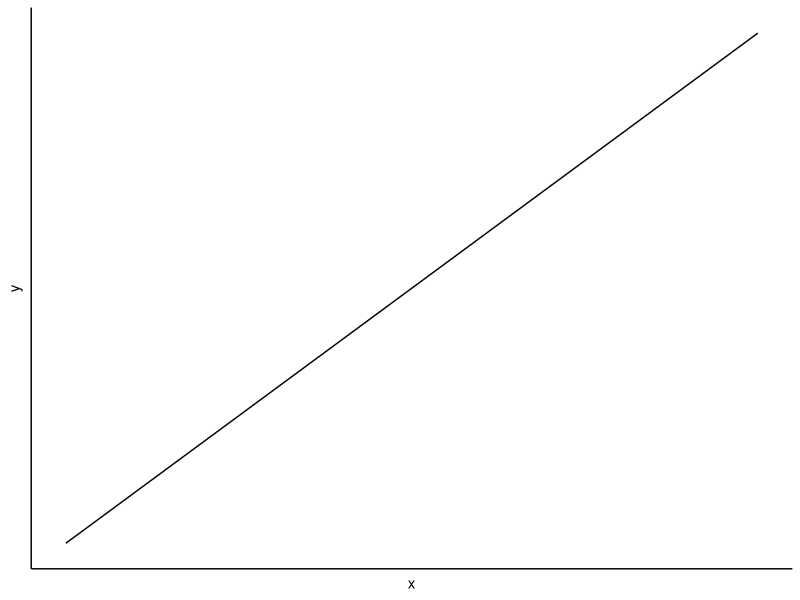
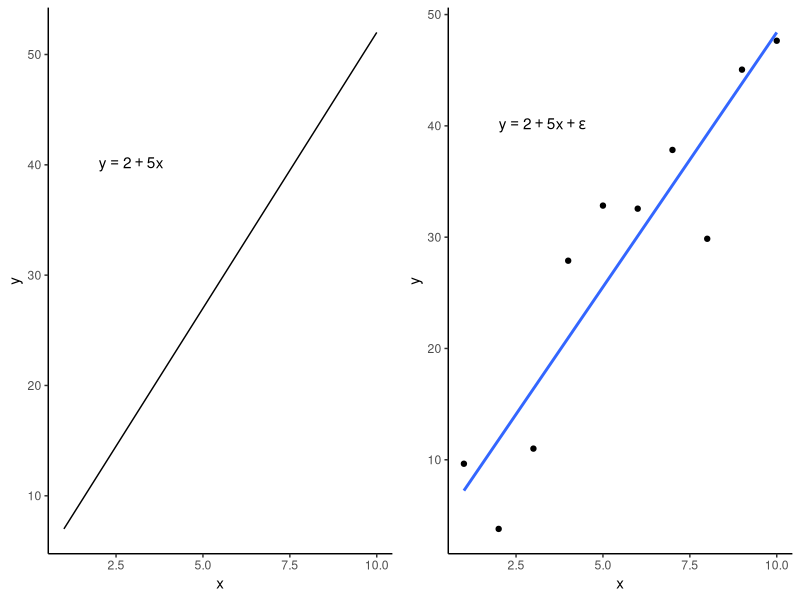
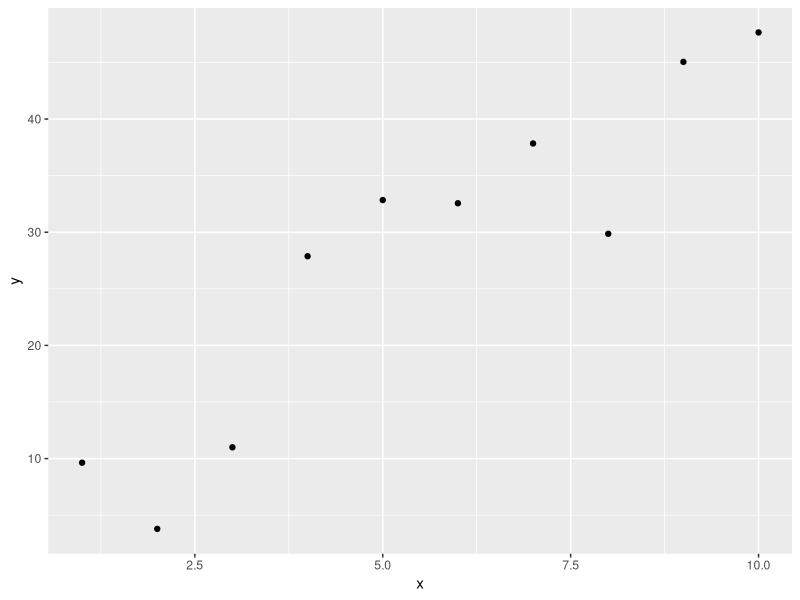
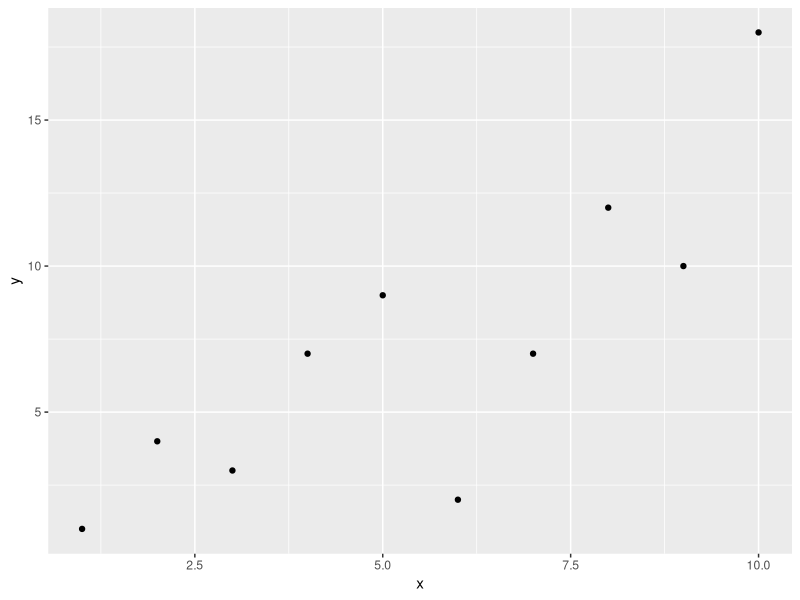
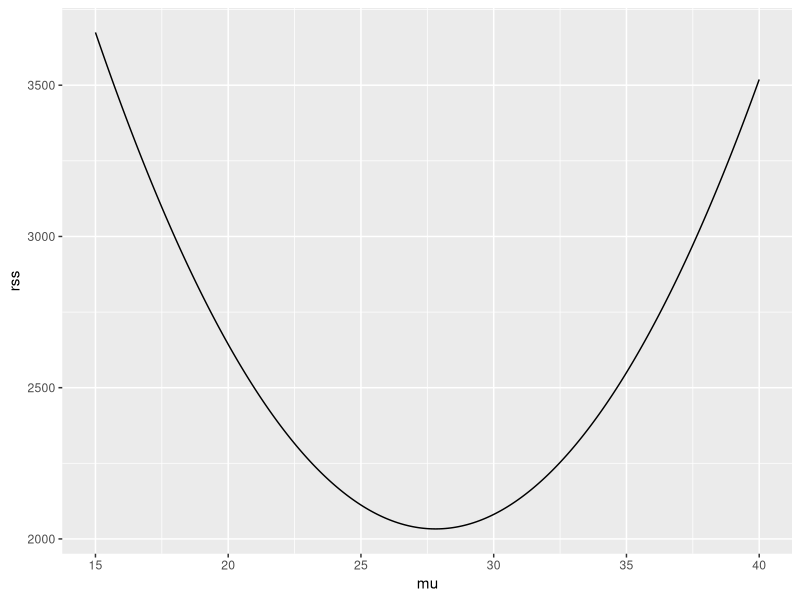
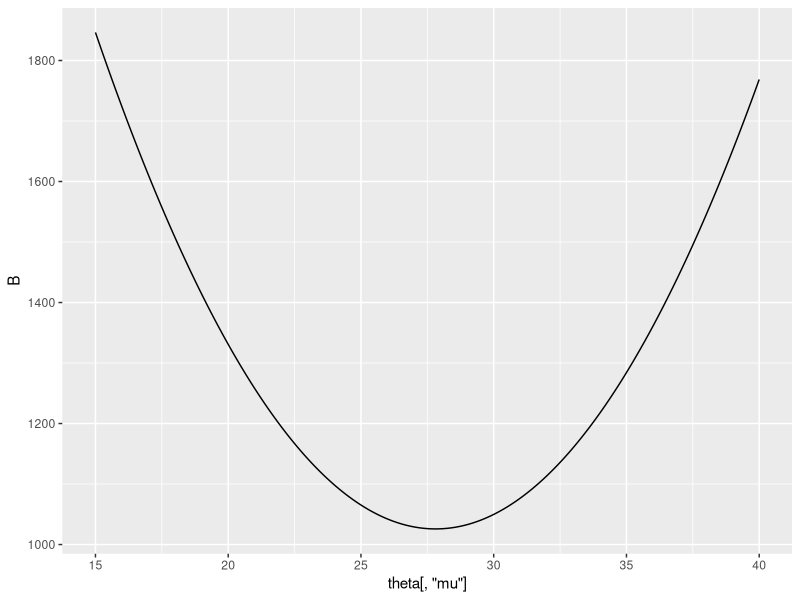
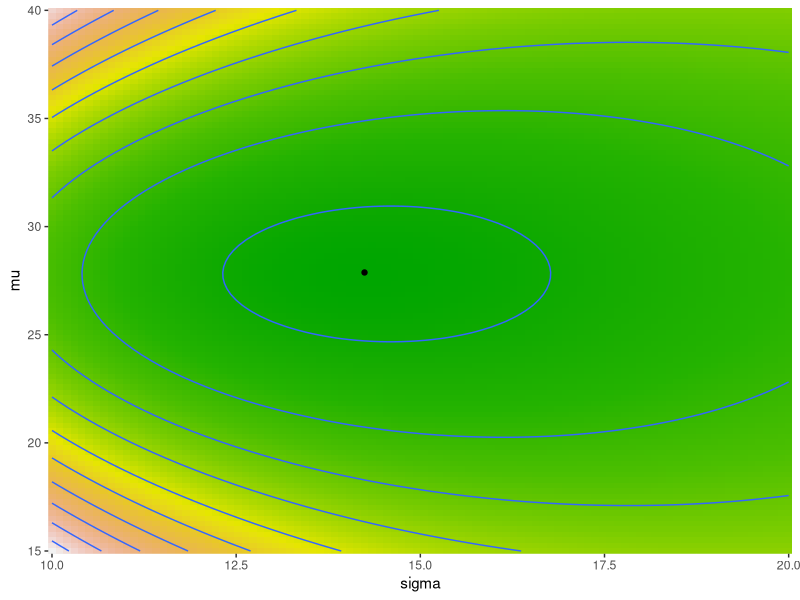

Here is the R script that generated these plots, in order: (Note: this script raises an error after producing the figures.)
## ---- chunk 1
knitr::opts_chunk$set(echo = TRUE)
## ---- chunk 2
library(tidyverse) #for data wrangling and plotting
library(gganimate) #for animations
library(gridExtra) #for additional plotting routines
## ---- chunk 3
x=1:10
y=2+5*x
ggplot(data=NULL, aes(y=y, x=x)) + geom_line() + theme_classic() +
    theme(axis.text=element_blank(), axis.ticks=element_blank())
## ---- chunk 4
set.seed(234)
x=1:10
y=2+5*x
y1=2+5*x + rnorm(10,0,4) 
g1=ggplot(data=NULL, aes(y=y, x=x)) + geom_line() + theme_classic() +
    annotate(geom='text', y=40, x=2, label=expression(y==2+5*x), parse=TRUE, hjust=0)
g2=ggplot(data=NULL, aes(y=y1, x=x)) + geom_point() + geom_smooth(method='lm', se=FALSE) + theme_classic() +
    annotate(geom='text', y=40, x=2, label=expression(y==2+5*x+epsilon), parse=TRUE, hjust=0) +
    scale_y_continuous('y')
grid.arrange(g1, g2, nrow=1)
## ---- chunk 5
set.seed(234)
dat = data.frame(x=1:10) %>%
    mutate(y = round(2 + 5*x + rnorm(10, 0, 4), 2))
dat
ggplot(data=dat) + geom_point(aes(y=y, x=x))
## ---- chunk 6
mean(dat$y)
var(dat$y)
sd(dat$y)
## ---- chunk 7
set.seed(123)
beta = c(2, 1.20)
beta=log(beta)
n = 10
dat2 = data.frame(x=seq(1,10,len=n)) %>%
    mutate(y = rpois(n, lambda=exp(beta[1] + beta[2]*x)))
dat2
ggplot(data=dat2) + geom_point(aes(y=y, x=x)) 
## ---- chunk 8
mu = seq(15,40,len=1000)
rss = vector('numeric', length(mu))
for (i in 1:length(mu)) {
    rss[i] = sum((dat$y - mu[i])^2)
}
mu[which(rss==min(rss))]
ggplot(data=NULL) + geom_line(aes(y=rss, x=mu))
## ---- chunk 9
## Generate the single column matrix of 1s
X = cbind(rep(1,length(dat$y)))
## perform the matrix multiplications to solve for beta
## beta = (X'X)^-1 X'Y
beta = solve(t(X) %*% X) %*% t(X) %*% dat$y
beta
## ---- chunk 10
dat
## ---- chunk 11
## Generate the model matrix
X = model.matrix(~x, data=dat)
## Solve for beta
beta = solve(t(X) %*% X) %*% t(X) %*% dat$y
beta
## ---- chunk 12
lm(y~x, data=dat)
## ---- chunk 13
dat$y
## ---- chunk 14
LL.gaus = function(theta, x) {
    m=theta[1]
    s=theta[2]
    ll = -(length(x)/2)*(log(2*pi*s^2)) + (-1/(2*s^2)) * sum((x-m)^2)
    ##OR
    ## ll = sum(dnorm(x, mean=m, sd=s, log=TRUE))
    return(-ll)
}
## ---- chunk 15
mu = seq(15,40,len=1000)
theta=cbind(mu=mu,sigma=1)
B=apply(theta, 1, LL.gaus, dat$y)
theta[which(B==min(B)),]
ggplot(data=NULL) + geom_line(aes(y=B, x=theta[,'mu']))
## ---- chunk 16
mu = seq(15,40,len=100)
sigma=seq(10,20,len=100)
theta = expand.grid(mu=mu, sigma=sigma)
theta$LL=apply(theta, 1, LL.gaus, x=dat$y)
ggplot(data=theta,aes(y=mu, x=sigma, fill=LL)) +
    geom_tile(show.legend=FALSE) + geom_contour(aes(z=LL)) +
    geom_point(data=theta[which(theta$LL==min(theta$LL)),], aes(y=mu, x=sigma), fill='black') +
    scale_fill_gradientn(colors=terrain.colors(12)) +
    scale_x_continuous(expand=c(0,0)) +
    scale_y_continuous(expand=c(0,0))
theta[which(theta$LL==min(theta$LL)),]
## ---- chunk 17
get.optim.NM <- function(X.vert, params.init, objective.fn, iter.max=250, abs.tol=0.0001, x, control=list(fnscale=1,refl=1,expan=2,contr=-0.5,shrink=0.5))
{
                                        # input dimension
    X.len <- length(params.init)
                                        # initialize controls before iterations of searching
    iter <- 0; not.converged <- 1; not.max.iter <- 1
    X.optim <- params.init; f_X.optim <- control$fnscale*objective.fn(X.optim, x=x)
                                        # while loop, iterations
    while (not.converged & not.max.iter)
    {
                                        # get values at vertices
        f_X.vert <- control$fnscale*apply(X = X.vert, MARGIN = 1, FUN = objective.fn, x) 
                                        # order ascending X.vert and f(X.vert), by f(X.vert)
        X.order <- sort(f_X.vert, index.return = TRUE)$ix
        X.vert <- X.vert[X.order, ]
        f_X.vert <- f_X.vert[X.order]
                                        # get centroid (mean on each dimension) of all points except the worst
        X.centr <- apply(X = X.vert[1:X.len, ], MARGIN = 2, FUN = mean)
                                        # get reflected point
        X.refl <- X.centr + control$refl*(X.centr - X.vert[X.len+1, ])
        f_X.refl <- control$fnscale*objective.fn(X.refl,x)
        if ((f_X.vert[1] <= f_X.refl) & (f_X.refl < f_X.vert[X.len]))
        { 
                                        # if the reflected point is better than the second worst, but not better than the best...
                                        # ... then obtain a new simplex by replacing the worst point with the reflected point
            X.vert[X.len+1, ] <- X.refl 
        } else if (f_X.refl < f_X.vert[1]) {
                                        # if the reflected point is the best point so far
                                        # ... then compute the expanded point
            X.expan <- X.centr + control$expan*(X.centr - X.vert[X.len+1, ])
            f_X.expan <- control$fnscale*objective.fn(X.expan,x)
                                        # ... if the expanded point is better than the reflected point
            if (f_X.expan < f_X.refl)
            {
                                        # ... then obtain a new simplex by replacing the worst point with the expanded point
                X.vert[X.len+1, ] <- X.expan   
            } else {
                                        # ... else obtain a new simplex by replacing the worst point with the reflected point
                X.vert[X.len+1, ] <- X.refl
            }
        } else {
                                        # ... reflected point is not better than second worst
                                        # ... then compute the contracted point
            X.contr <- X.centr + control$contr*(X.centr - X.vert[X.len+1, ])
            f_X.contr <- control$fnscale*objective.fn(X.contr,x)
                                        # ... if the contracted point is better than the worst point
            if (f_X.contr < f_X.vert[X.len+1])
            {
                                        # ... then obtain a new simplex by replacing the worst point with the contracted point
                X.vert[X.len+1, ] <- X.contr
            } else {
                                        # ... shrink the simplex: X = X1 + coef.shrink(X-X1)
                X.vert <- sweep(control$shrink*sweep(X.vert, 2, X.vert[1, ], FUN = "-"), 2, X.vert[1, ], FUN="+")
            }    
        }
                                        # get values at vertices
        f_X.vert <- control$fnscale*apply(X = X.vert, MARGIN = 1, FUN = objective.fn, x) 
                                        # order asc X.vert and f(X.vert)
        X.order <- sort(f_X.vert, index.return = TRUE)$ix
        X.vert <- X.vert[X.order, ]
        f_X.vert <- f_X.vert[X.order]   
                                        # update controls
        iter <- iter + 1 
        not.max.iter <- (iter < iter.max)*1
        not.converged <- (abs(control$fnscale*objective.fn(X.vert[X.len, ],x)- control$fnscale*objective.fn(X.vert[1, ],x)) > abs.tol)*1
        
        X.optim <- X.vert[1, ]; f_X.optim <- control$fnscale*objective.fn(X.optim,x)
    }
    return(list(X.optim=X.optim, f_X.optim=f_X.optim, X.vert=X.vert, iter=iter))   
}
## ---- chunk 18
## Starting values at the center of the vectices
params.init=c(mu=20, sigma=12)
d.mu=0.5
d.sigma=0.3
simplex = rbind(Vertex1=params.init + c(d.mu,d.sigma),
                Vertex2=params.init + c(-d.mu,d.sigma),
                Vertex3=params.init + c(-d.mu,-d.sigma)) %>%
    data.frame
base.plot = ggplot(data=theta,aes(y=mu, x=sigma)) +
    geom_tile(aes(fill=LL), show.legend=FALSE) + geom_contour(aes(z=LL)) +
    scale_fill_gradientn(colors=terrain.colors(12)) +
    scale_x_continuous(expand=c(0,0)) +
    scale_y_continuous(expand=c(0,0))

newdata =vector('list', 15)
a=get.optim.NM(X.vert=as.matrix(simplex), params.init, objective.fn=LL.gaus, x=dat$y, iter.max=1, control=list(fnscale=1,refl=1,expan=2,contr=-0.5,shrink=0.5))
newdata[[1]] =data.frame(a$X.vert)
for (i in 2:15) {
    a=get.optim.NM(X.vert=a$X.vert, params.init=a$X.optim, objective.fn=LL.gaus, x=dat$y, iter.max=1, control=list(fnscale=1,refl=1,expan=2,contr=-0.5,shrink=0.5))
    newdata[[i]] = data.frame(a$X.vert)
}
newdata = bind_rows(newdata, .id='Iter') %>% mutate(Iter=factor(Iter, levels=unique(Iter)))
g=base.plot + 
    geom_polygon(data=newdata, aes(y=mu, x=sigma, group=Iter), color='black', fill='grey40') +
    transition_manual(Iter) + shadow_trail(distance=0.1,alpha=0.4, color='grey40', fill=NA) + labs(title='Iter: {current_frame}')
ga=animate(g)
anim_save('simplexAnim.gif', animation=ga, path='images')
## ---- chunk 19
get.optim.NM(X.vert=as.matrix(simplex), params.init, objective.fn=LL.gaus, x=dat$y, iter.max=250, abs.tol=1e-08, control=list(fnscale=1,refl=1,expan=2,contr=-0.5,shrink=0.5))
get.optim.NM(X.vert=as.matrix(simplex - c(-0.5,0.2)), params.init, objective.fn=LL.gaus, x=dat$y, iter.max=250, abs.tol=1e-08, control=list(fnscale=1,refl=1,expan=2,contr=-0.5,shrink=0.5))
## ---- chunk 20
optim(par=c(20,12), LL.gaus, x=dat$y, control=list(fnscale=1))
## ---- chunk 21
NR = function(f, x, return.grid=FALSE) {
    if (is.function(f)) f=body(f)[[2]]    
    f_x = eval(f)
    f._x = eval(D(f,'x'))
    if (return.grid) {
        list(x1=x - f_x/f._x, f_x=f_x, f._x=f._x)
    }else {
        list(x1=x - f_x/f._x)
    }
}
optim.NR = function(f, x0, abs.tol=1.0E-6, iter.max=250, return.grid=FALSE) {
    iter <- 0; not.converged <- 1; not.max.iter <- 1
    fgrid = list()
    while (not.converged & not.max.iter) {
        nr=NR(f, x=x0,return.grid)
        x1=nr$x1
        iter <- iter + 1 
        not.max.iter <- (iter < iter.max)*1
        not.converged=(abs(x0-x1)>abs.tol)*1
        if (return.grid) fgrid[[iter]] = c(x0=x0, x1=x1, f_x=nr$f_x, f._x=nr$f._x)
        x0=x1
    }
    list(X.optim=x0,iter=iter, grid=do.call('rbind',fgrid))
}
## ---- chunk 22
f = function(x) {0.1*x^4 + x^3 - x^2 + 10*x + 30} 
a=optim.NR(f, x0=3, abs.tol=0.001, return.grid=TRUE)

x = seq(-4,4,len=100)
dat1 = data.frame(x=x, y=f(x))
gdat = a$grid %>% as.data.frame %>%
    mutate(Iter=1:n(),
           x=ifelse(x0>0,x0+1, x0-1),
           y=f_x + (x-x0)*f._x)

g=ggplot() + geom_line(data=dat1, aes(y=y, x=x)) +
    geom_hline(yintercept=0, linetype='dashed') +
    geom_segment(data=gdat, aes(x=x,y=y,xend=x1,yend=0), color='red') +
    geom_segment(data=gdat, aes(x=x0,xend=x0,y=0,yend=f_x), linetype='dashed')+
    geom_text(data=gdat %>% filter(Iter<4), aes(x=x0, y=-5, label="x[0]"), parse=TRUE) +
    geom_text(data=gdat %>% filter(Iter<4), aes(x=x1, y=-5, label="x[1]"), parse=TRUE) +
    geom_point(data=gdat, aes(x=x0, y=f_x)) +
    geom_text(data=gdat %>% filter(Iter<4), aes(x=x0, y=f_x, label="f(x)"), parse=TRUE, nudge_x=0.1, nudge_y=-5, hjust=0, vjust=0) +
    geom_text(data=gdat %>% filter(Iter<4), aes(x=x0+0.3+(x1-x0)/2, y=(f_x/2)-5, label="f*minute*(x)"), parse=TRUE, color='red') +
    geom_text(data=gdat, aes(x=-4,y=140, label=paste0("Iter == ", Iter)), parse=TRUE, hjust=0) +
    geom_text(data=gdat, aes(x=-4,y=120, label=paste0("x[1] == ", round(x1,3))), parse=TRUE, hjust=0) +
    transition_manual(Iter)
ga=animate(g)
anim_save('NMAnim1.gif', animation=ga, path='images')
## ---- chunk 23
optim.NR(f, x0=3)
## ---- chunk 24
f = function(x) {0.001*x^3 - 0.001*x^2 -0.3*x + 5}
f1=D(body(f)[[2]], 'x')
x = seq(0,20,len=100)
dat1 = data.frame(x=x, y=f(x))
g1=ggplot() + geom_line(data=dat1, aes(y=y, x=x)) 

g2=ggplot() + geom_line(data=data.frame(x=x, y=eval(f1, envi=list(x=x))), aes(y=y, x=x)) +
    geom_hline(yintercept=0, linetype='dashed')
grid.arrange(g1,g2, nrow=1)
(a=optim.NR(f1, x0=3, abs.tol=0.001, return.grid=TRUE))
## ---- chunk 25
dat1 = data.frame(x, y=eval(f1, env=list(x=x)))
gdat = a$grid %>% as.data.frame %>%
    mutate(Iter=1:n(),
           x=ifelse(x0>0,x0+1, x0-1),
           y=f_x + (x-x0)*f._x)

g2=ggplot() + geom_line(data=dat1, aes(y=y, x=x)) +
    geom_hline(yintercept=0, linetype='dashed') +
    geom_segment(data=gdat, aes(x=x,y=y,xend=x1,yend=0), color='red') +
    geom_segment(data=gdat, aes(x=x0,xend=x0,y=0,yend=f_x), linetype='dashed') +
    geom_text(data=gdat %>% filter(Iter<4), aes(x=x0, y=-0.05, label="x[0]"), parse=TRUE) +
    geom_text(data=gdat %>% filter(Iter<4), aes(x=x1, y=-0.05, label="x[1]"), parse=TRUE) +
    geom_point(data=gdat, aes(x=x0, y=f_x)) +
    geom_text(data=gdat %>% filter(Iter<4), aes(x=x0, y=f_x, label="f(x)"), parse=TRUE, nudge_x=0.1, nudge_y=-0.05, hjust=0, vjust=0) +
    geom_text(data=gdat %>% filter(Iter<4), aes(x=x0+0.3+(x1-x0)/2, y=(f_x/2)-0.05, label="f*minute*(x)"), parse=TRUE, color='red') +
    geom_text(data=gdat, aes(x=0,y=0.8, label=paste0("Iter == ", Iter)), parse=TRUE, hjust=0) +
    geom_text(data=gdat, aes(x=-0,y=1, label=paste0("x[1] == ", round(x1,3))), parse=TRUE, hjust=0) +
    transition_manual(Iter)
ga=animate(g2)
anim_save('NMAnim2.gif', animation=ga, path='images')
## ---- chunk 26
params.init=c(mu=20, sigma=12)

## The following function calculates the difference-quotient approximation of gradient
approx.grad = function(theta, fn, eps=1e-05) {
    p = length(theta)
    nf = length(fn(theta))
    eps.mat = diag(p) * (eps/2)
    Gmat = array(0, dim=c(nf,p))
    for (i in 1:p) {
        Gmat[,i] = (fn(theta + eps.mat[,i]) - fn(theta - eps.mat[,i]))/eps
    }
    if (nf>1) Gmat else c(Gmat)
}


optim.NR = function(params.init, fn, x, iter.max=250, abs.tol=1e-05, control=list(eps=1e-06)) {
    fnc = function(bb) t(approx.grad(bb, fn))
    eps = control$eps
    gradfn = function(x) approx.grad(x, fnc, eps)
    iter <- 0; not.converged <- 1; not.max.iter <- 1
    newpar = params.init
    oldpar = params.init - 1
    while (not.converged & not.max.iter) {
        oldpar = newpar
        newpar = oldpar - solve(gradfn(oldpar), t(fnc(oldpar)))
        iter = iter + 1
        not.max.iter <- (iter < iter.max)*1
        not.converged = (abs(fn(oldpar) - fn(newpar))>abs.tol)*1
    }
    list(iter=iter, final=as.vector(newpar), LL=fn(as.vector(newpar)), gradient = fnc(newpar), hessian = gradfn(newpar))
}


#optim.NR(params.init, fn=function(t) LL.gaus(t, x=y), iter.max=1)

mu = seq(15,040,len=100)
sigma=seq(10,20,len=100)
theta = expand.grid(mu=mu, sigma=sigma)
theta$LL=apply(theta, 1, LL.gaus, x=dat$y)

base.plot = ggplot(data=theta,aes(y=mu, x=sigma)) +
    geom_tile(aes(fill=LL), show.legend=FALSE) + geom_contour(aes(z=LL)) +
    scale_fill_gradientn(colors=terrain.colors(12)) +
    scale_x_continuous(expand=c(0,0)) +
    scale_y_continuous(expand=c(0,0))

newdata =vector('list', 10)
newdata[[1]] =data.frame(t(setNames(params.init, c('mu','sigma'))))
p.i = params.init
for (i in 2:10) {
    a=optim.NR(params.init=p.i, fn=function(t) LL.gaus(t, x=dat$y), iter.max=1)
    newdata[[i]] = data.frame(t(setNames(a$final,c('mu','sigma'))))
    p.i = as.vector(a$final)
}
newdata = bind_rows(newdata, .id='Iter') %>% mutate(Iter=factor(Iter, levels=unique(Iter)), nIter=as.numeric(Iter))
g=base.plot + 
    geom_point(data=newdata, aes(y=mu, x=sigma, group=Iter), color='black') +
    geom_path(data=newdata, aes(y=mu, x=sigma), color='black') +
    transition_reveal(nIter) +
    labs(title = "Iteration: {frame_along}")
ga=animate(g, nframes=10, fps=1)
anim_save('NMAnim3.gif', animation=ga, path='images')
## ---- chunk 27
optim.NR(params.init, fn=function(t) LL.gaus(t, x=dat$y))
## ---- chunk 28
H=optim.NR(params.init, fn=function(t) LL.gaus(t, x=dat$y))$hessian
sqrt(diag(solve(H)))
## ---- chunk 29
nlm(LL.gaus, params.init, x=dat$y, hessian=TRUE, gradtol=1e-03)
H=nlm(LL.gaus, params.init, x=dat$y, hessian=TRUE, gradtol=1e-06*2)$hessian
sqrt(diag(solve(H)))
## ---- chunk 30
optim.SANN = function(params.init, fn, iter.max=2500, jump=0.05, k=100) {
    bestpar <- newpar <- oldpar <- params.init
    iter=0; not.max.iter <- 1
    inck=k/10
    while(not.max.iter) {
        ## jump to new parameter set
        newpar = oldpar + replicate(length(params.init), runif(1,-jump,jump))
        deltaL = fn(newpar)-fn(oldpar)
        if (deltaL<0) { #improvement
            oldpar=newpar
        } else {
            rnd = runif(1)
            if (rnd <= exp(-deltaL/k)) oldpar=newpar
        }
        if (fn(newpar)<fn(bestpar)) bestpar=newpar
        iter=iter+1
        if ((iter %% inck)==0) k = k/10
        not.max.iter = (iter < iter.max)*1
    }
    list(iter=iter, final=as.vector(bestpar), LL=fn(bestpar), last=as.vector(oldpar), LL=fn(bestpar))
}
#optim.SANN(params.init=c(-0.25,1), fn=function(p) LL.gaus(p, x=y), iter.max=2500)
## ---- chunk 31
p.i = params.init
iter.cnt = 1
iters = 2500
newdata =vector('list', iters)
bestpar = p.i
for (i in 1:iters) {
    a=optim.SANN(params.init=p.i, fn=function(t) LL.gaus(t, x=dat$y), iter.max=1, jump=0.5, k=0.1)
    if (LL.gaus(a$last, x=dat$y)<LL.gaus(bestpar, x=dat$y)) bestpar=a$last
    newdata[[i]] = data.frame(t(setNames(a$last,c('mu','sigma'))), iter=floor(log2(i))+1, t(setNames(bestpar,c('bestmu','bestsigma'))))
    p.i = as.vector(a$last)
}
newdata = bind_rows(newdata, .id='Iter') %>% mutate(iter=factor(iter, levels=unique(iter)), nIter=as.numeric(as.character(iter)))
g=base.plot + 
    geom_point(data=newdata, aes(y=mu, x=sigma, group=iter), color='black') +
    geom_path(data=newdata, aes(y=mu, x=sigma), color='black') +
    geom_point(data=newdata, aes(y=bestmu, x=bestsigma), color='red') + 
    transition_reveal(nIter) +
    labs(title = "Iteration: {2^frame_along}")
ga=animate(g, nframes=12, fps=1)
#ga
anim_save('SANNAnim1.gif', animation=ga, path='images')
## ---- chunk 32
optim.SANN(params.init=c(20,12), fn=function(t) LL.gaus(t, x=dat$y), iter.max=2500, jump=0.5, k=0.1)
## ---- chunk 33

## ---- chunk 34
LL.gaus <- function(theta, y, X){
  k           <- ncol(X) # get the number of columns (independent vars)
  beta        <- theta[1:k] # vector of weights intialized with starting values
  mu          <- X %*% beta  # X is dimension (n x k) and beta is dimension (k x 1)
  sigma       <- theta[k+1] # should be pulled from the last of the starting values vector
  ll          <- sum(dnorm(y, mean = mu, sd = sigma, log = TRUE)) # sum of the PDF over each observation
  return(-ll)
}
## ---- chunk 35
X = model.matrix(~x, data=dat)
## ---- chunk 36
optim(c(1,1,1), LL.gaus, y=dat$y, X=X, method='Nelder-Mead')
optim(c(277,1,100), LL.gaus, y=dat$y, X=X, method='Nelder-Mead')
## ---- chunk 37
nlm(LL.gaus, c(1,1,1), y=dat$y, X=X, hessian=TRUE)
nlm(LL.gaus, c(277,1,100), y=dat$y, X=X, hessian=TRUE)
## ---- chunk 38
optim(c(1,1,1), LL.gaus, y=dat$y, X=X, method='SANN')
optim(c(277,1,100), LL.gaus, y=dat$y, X=X, method='SANN')
## ---- chunk 39
optim.IRLS = function(X, y, family, iter.max=25, abs.tol=1e-06) {
    oldpar <- newpar <- rep(0, ncol(X))
    iter <- 0; not.converged <- 1; not.max.iter <- 1
    while (not.converged & not.max.iter) {
        eta = X %*% newpar         # calculate (update) the linear predictor
        g = family()$linkinv(eta)  # calculate (update) the linear predictor on the natural scale (inverse link)
        g. = family()$mu.eta(eta)  # calculate (update) the derivative of linear predictor on natural scale
        z = eta + (y - g) / g.     # calculate (update) the  adjusted response
        W = as.vector(g.^2 / family()$variance(g))  # calculate (update) the weights
        oldpar = newpar
        newpar = solve(crossprod(X,W*X), crossprod(X,W*z), tol=2*.Machine$double.eps)
        iter = iter + 1
        not.max.iter <- (iter < iter.max)*1
        not.converged=(max(abs((1-newpar/oldpar)))>abs.tol)*1
    }
    list(B.optim=newpar, Iter=iter-1)
}
## ---- chunk 40
optim.IRLS(cbind(rep(1,length(dat$y))), dat$y, family=gaussian)
## ---- chunk 41
optim.IRLS(cbind(rep(1,length(dat2$y))), dat2$y, family=poisson)
exp(optim.IRLS(cbind(rep(1,length(dat2$y))), dat2$y, family=poisson)$B.optim)
## ---- chunk 42
glm(y ~ 1, data=dat2, family=poisson)
## ---- chunk 43
X = model.matrix(~x, dat2)
irls = optim.IRLS(X, dat2$y, family=poisson)
irls
exp(irls$B.optim)
## ---- chunk 44
glm(y ~ x, data=dat2, family=poisson)
